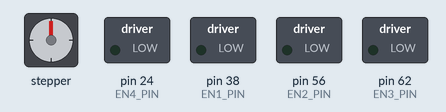
A sketch run on a simulated Arduino Mega 2560, built with avr-gcc and run on an emulated ATmega2560. Shown: stepper motor, switched loads named in the sketch (green lamp = pin HIGH). Stepper angles assume 200 steps per turn.

Above: at 0.05 s.
Timing chart, 0 to 4.6 s (numbered marks = the images above):
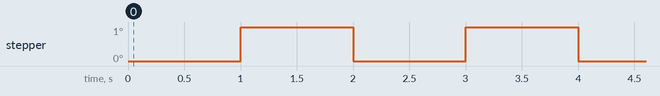

Measured:
- by itself, stepper: alternates 1° for 1.0 s and 0° for 1.0 s

The sketch:

sketch_jun20a.ino
```cpp
#include <AccelStepper.h>
#include <Servo.h>
#include <math.h>

#define limitSwitch1 16
#define limitSwitch2 17
#define limitSwitch3 23
#define limitSwitch4 25

// Define the stepper motors and the pins the will use
AccelStepper stepper1(1, 54, 55); // (Type:driver, STEP, DIR)
AccelStepper stepper2(1, 60, 61);
AccelStepper stepper3(1, 46, 48);
AccelStepper stepper4(1, 26, 28);

#define EN1_PIN  38
#define EN2_PIN  56
#define EN3_PIN  62
#define EN4_PIN  24
void setup() {

  pinMode(EN1_PIN, OUTPUT);
  digitalWrite(EN1_PIN, LOW);

  pinMode(EN2_PIN, OUTPUT);
  digitalWrite(EN2_PIN, LOW);

  pinMode(EN3_PIN, OUTPUT);
  digitalWrite(EN3_PIN, LOW);

  pinMode(EN4_PIN, OUTPUT);
  digitalWrite(EN4_PIN, LOW);

  Serial.begin(115200);

  pinMode(limitSwitch1, INPUT_PULLUP);
  pinMode(limitSwitch2, INPUT_PULLUP);
  pinMode(limitSwitch3, INPUT_PULLUP);
  pinMode(limitSwitch4, INPUT_PULLUP);
}

void loop() {
 // Store the target positions in the "gotopostion" array // 800 steps - full rotation with quater-step resolution

  stepper2.moveTo(-1600);
  stepper2.run(); // Calculates the required speed for all motors
  //stepper2.runSpeedToPosition(); // Blocks until all steppers are in position

  delay(1000);

  stepper2.moveTo(1600);
  stepper2.run();
  //stepper2.runSpeedToPosition();

  delay(1000);

  }
```
